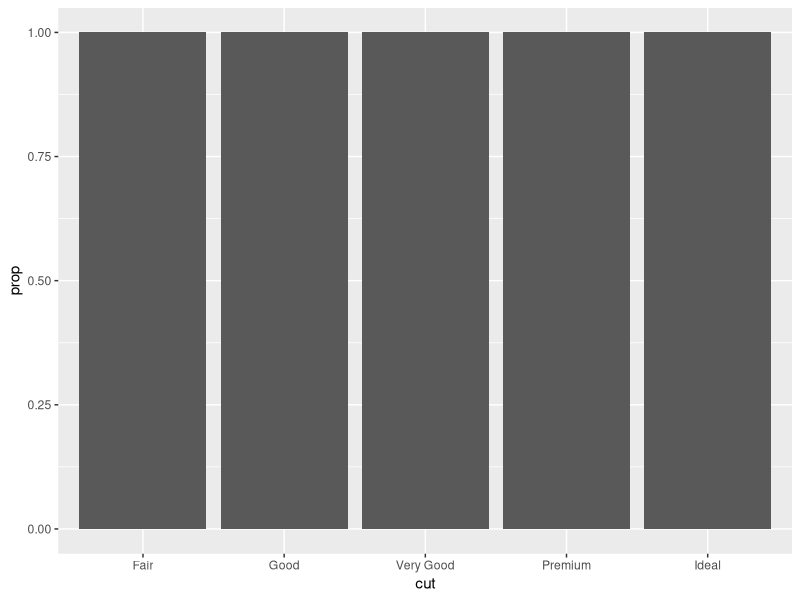
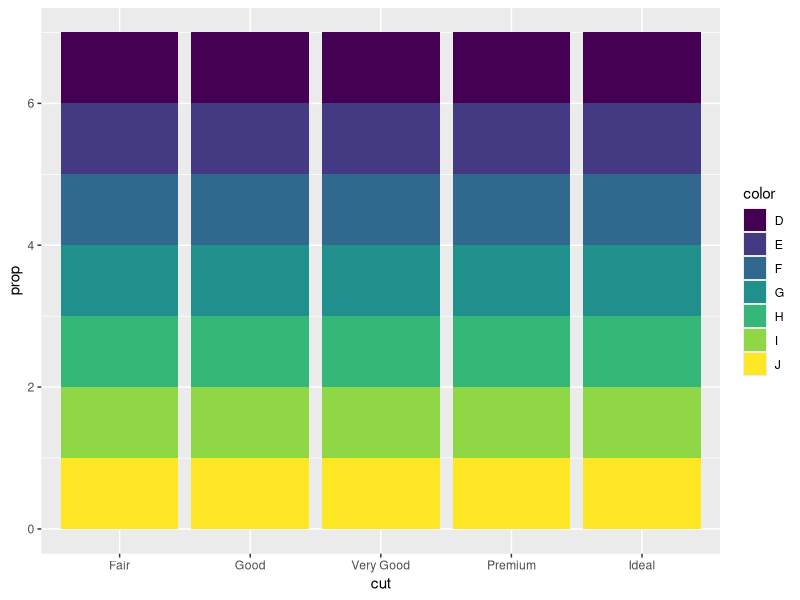

Write the R code that produced these figures, in order.
library(tidyverse)
#1
?stat_summary
#the default geom associated with stat_summary() is geom = "pointrange"
?geom_pointrange
#the default stat of geom_pointrange is stat = "identity"
#2
?geom_col
#There are two types of bar charts: geom_bar() and geom_col(). 
#geom_bar() makes the height of the bar proportional to the number of cases in each group 
#(or if the weight aesthetic is supplied, the sum of the weights). 
#If you want the heights of the bars to represent values in the data, use geom_col() instead. geom_bar() 
#uses stat_count() by default: it counts the number of cases at each x position. 
#geom_col() uses stat_identity(): it leaves the data as is.
#3
#I don't know how to find all the pairs
#4
#Aids the eye in seeing patterns in the presence of overplotting. 
#computed variables : y : predicted vamue; ymin : lower pointwise confidence interval around the min
#ymax : upper pointwise confidence interval around the mean; se : standard error
#method, formula and so on control his value
#5
ggplot(data = diamonds) + 
  geom_bar(mapping = aes(x = cut, y = ..prop..))
#withou the "group = 1", the bars become the same and fill of the graphic
ggplot(data = diamonds) + 
  geom_bar(mapping = aes(x = cut, fill = color, y = ..prop..))
#Without the "group = 1", the bars are filled with different colors
#Because the function "geom_bar" defines that the groupes are equal to the "x" values
